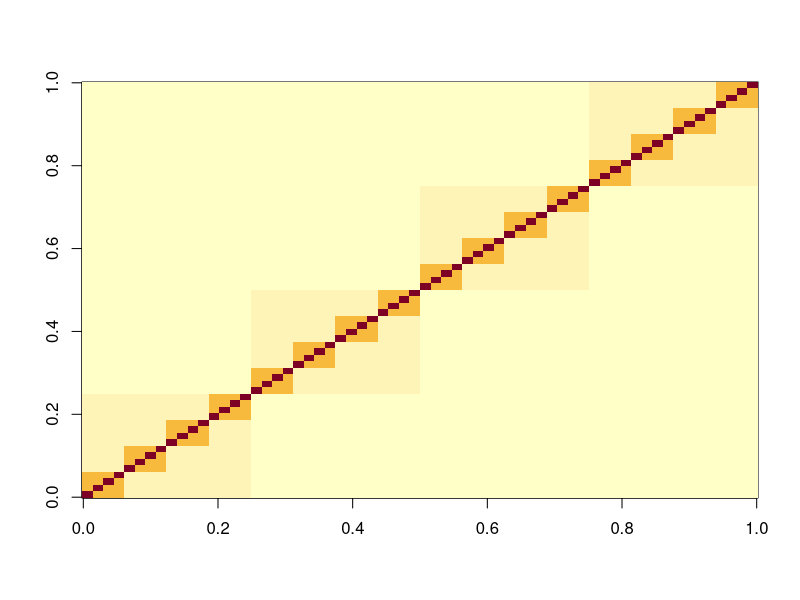
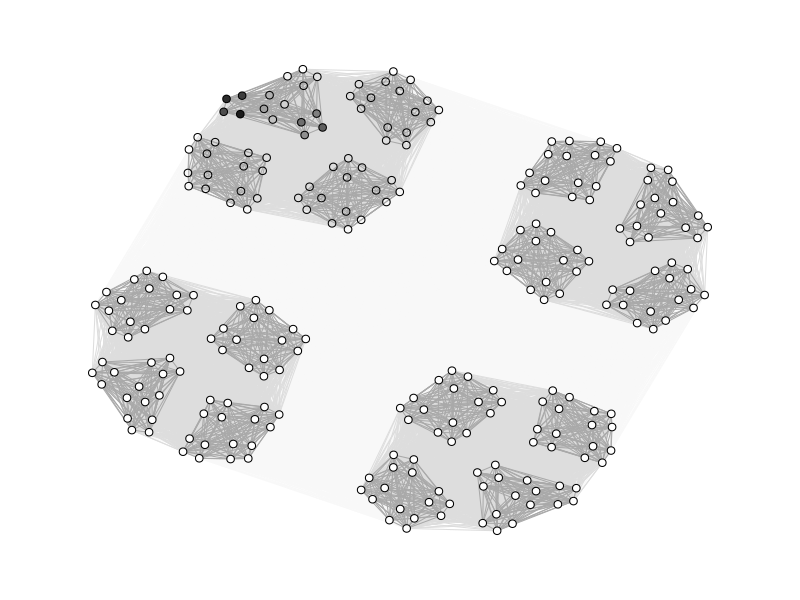

Write the R code that produced these figures, in order.
library(igraph)
library(colorspace)
library(qgraph)

hsbm <- function (cluster_sizes,strengths=NULL,plot=T)
{
k=cluster_sizes # cluster sizes
levels=length(k) # hierarchic levels
n=prod(k) # nodes
if(n > 2000) print('Warning: ', n, 'nodes', 'might be too much for qgraph')
if(length(k)!=length(strengths)) { print ('cluster_sizes and strengths dont match');stop()}
group=rep(0,n) # node group
m=matrix(levels,n,n) # connection matrix
for(l in (levels-1):1)
  for(i in 1:n)
  {for(j in 1:n)
    if((i-1)%/%prod(k[1:l])==(j-1)%/%prod(k[1:l])) m[i,j]=l
  group[i]=(i-1)%/%prod(k[1:l])
  }

if(plot) image(1/(m+.5))

if(length(strengths)<1) m <- 1/m^3 else
{
  for(i in 1:levels)
    m[m==i]=strengths[i]
}
return(list(m,group))
}

clusters=c(4,4,4,4,4);strengths = c(1,.3,.1,.02,.005)
clusters=c(4,4,4,4);strengths = c(.7,.1,.04,.008)


h=hsbm(clusters,strengths)
m <- h[[1]]
group=h[[2]]

name2=paste('network',paste0(clusters,collapse=''),'.jpeg',sep='',col='')
jpeg(name2,width = 5, height = 3, units = 'in', res = 300)
layout(t(1))
#qgraph(m,groups=group, layout="spring",labels=F,
#       vsize=1,edge.width=.4, bg=adjustcolor("white", alpha.f=0)) 
grayscale_colors <- colorRampPalette(c("black", "white"))(63)
qgraph(m,groups = group,layout = "spring",labels = FALSE,vsize = 1,edge.width = 0.4,bg = "white",color = grayscale_colors,border.color = "black",edge.color = "darkgray",label.color = "black") 

dev.off()
